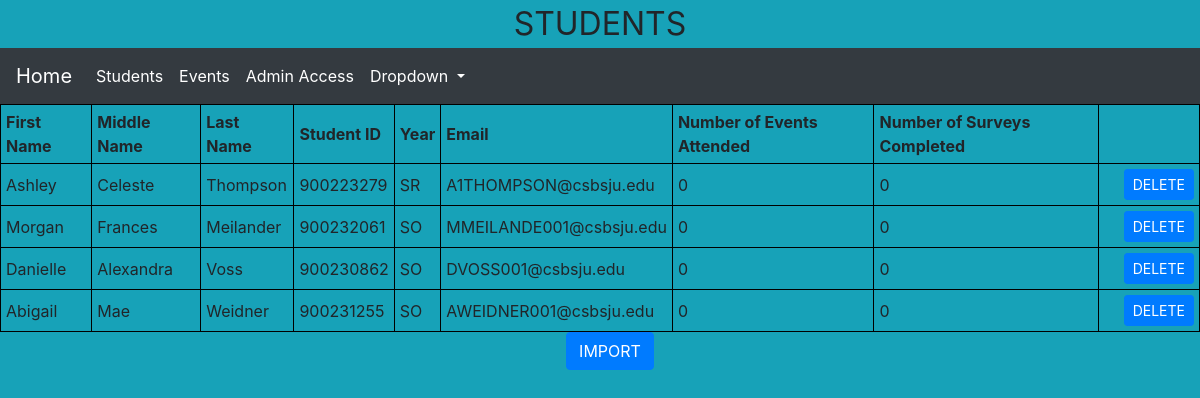
/Student/, run on the app's committed database.
### Student/models.py (models this page shows, shortened)
class Name(models.Model):
    firstName = models.CharField(max_length=30)
    middleName= models.CharField(max_length=30)
    lastName = models.CharField(max_length=30)
    email = models.EmailField(max_length=30)
    studentId = models.IntegerField()
    year = models.CharField(max_length=15)
    numEvents = models.IntegerField(default=0)
    numSurveys = models.IntegerField(default=0)

### Student/views.py (the view)
# urls.py: path('', views.studentList, name = 'studentList'),
def studentList(request):
    storage = messages.get_messages(request)
    name_list = Name.objects.all()
    context = {
        'name_list': name_list,
        'messages': storage,
    }
    return render(request,'Student/student_list_template.html',context)

### Student/templates/Student/student_list_template.html (shortened to what this page needs)
{% extends 'base.html' %}
{% block head %}
<center><font size = "+3"> STUDENTS </font></center>
{% endblock %}
{% block body %}
<table style="width:100%">
 <tr>
	<th> First Name </th>
	<th> Middle Name </th>
	<th> Last Name </th>
	<th> Student ID </th>
	<th> Year </th>
	<th> Email </th>
	<th> Number of Events Attended </th>
	<th> Number of Surveys Completed </th>
 </tr>
 {% if name_list %}
 <tr>
 {% for student in name_list %}
        <td>{{student.firstName}}</td>
        <td>{{student.middleName}}</td>
        <td>{{student.lastName}} </td>
        <td>{{student.studentId}} </td>
        <td>{{student.year}} </td>
        <td>{{student.email}} </td>
        <td>{{student.numEvents}} </td>
        <td>{{student.numSurveys}} </td>
        <td><a class="btn btn-primary btn-sm" href="deletion?post_id={{student.id}}" role="button" style="margin-left:20px">DELETE</a></td>
 </tr>
 {% endfor %}
 </table>
{% else %}
    <p>No names have been entered.</p>
{% endif %}
<center><a class="btn btn-primary" href="http://127.0.0.1:8000/Student/upload-csv/" role="button" style="margin-left:20px">IMPORT</a></center>
{% endblock %}

### Home/templates/base.html (style rules this page uses)
body { background-color:#17a2b8 }

### Student/templates/Student/student_list_template.html (style rules this page uses)
table, th, td { border: 1px solid black; }
th,td { padding: 5px; }
th { text-align: left; }

### data on the page
Name: firstName "Ashley", middleName "Celeste", lastName "Thompson", studentId "900223279", year "SR", email "A1THOMPSON@csbsju.edu", numEvents "0", numSurveys "0"
Name: firstName "Morgan", middleName "Frances", lastName "Meilander", studentId "900232061", year "SO", email "MMEILANDE001@csbsju.edu", numEvents "0", numSurveys "0"
Name: firstName "Danielle", middleName "Alexandra", lastName "Voss", studentId "900230862", year "SO", email "DVOSS001@csbsju.edu", numEvents "0", numSurveys "0"
Name: firstName "Abigail", middleName "Mae", lastName "Weidner", studentId "900231255", year "SO", email "AWEIDNER001@csbsju.edu", numEvents "0", numSurveys "0"
